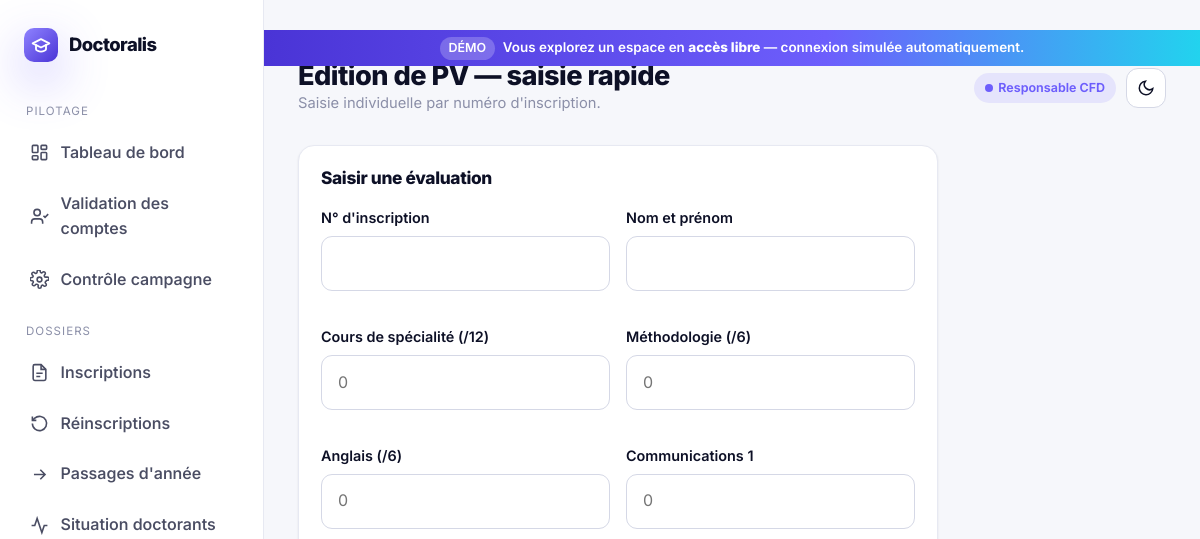
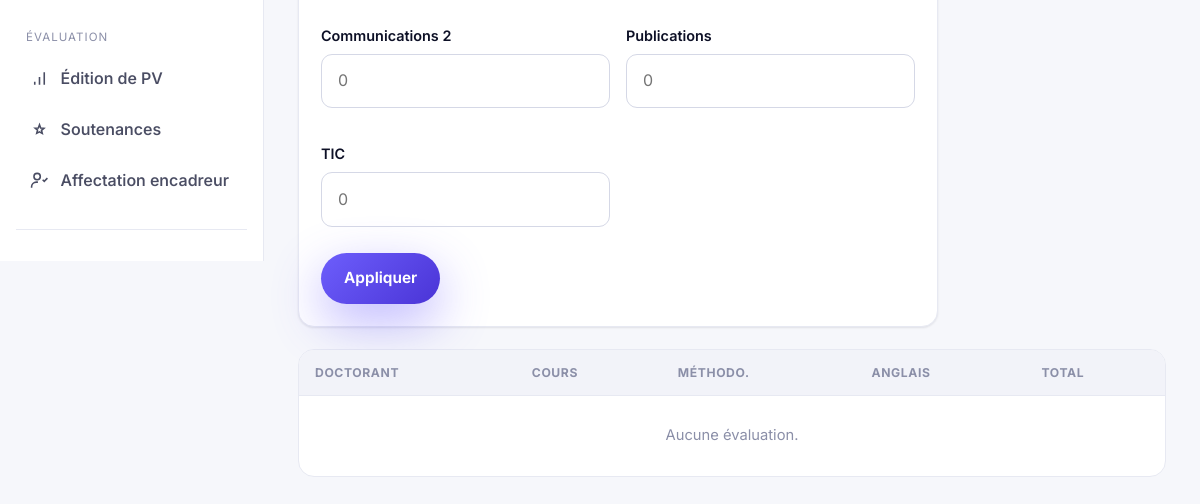
The app's page /cfd/editionPV/, older data (2 pictures, top to bottom).
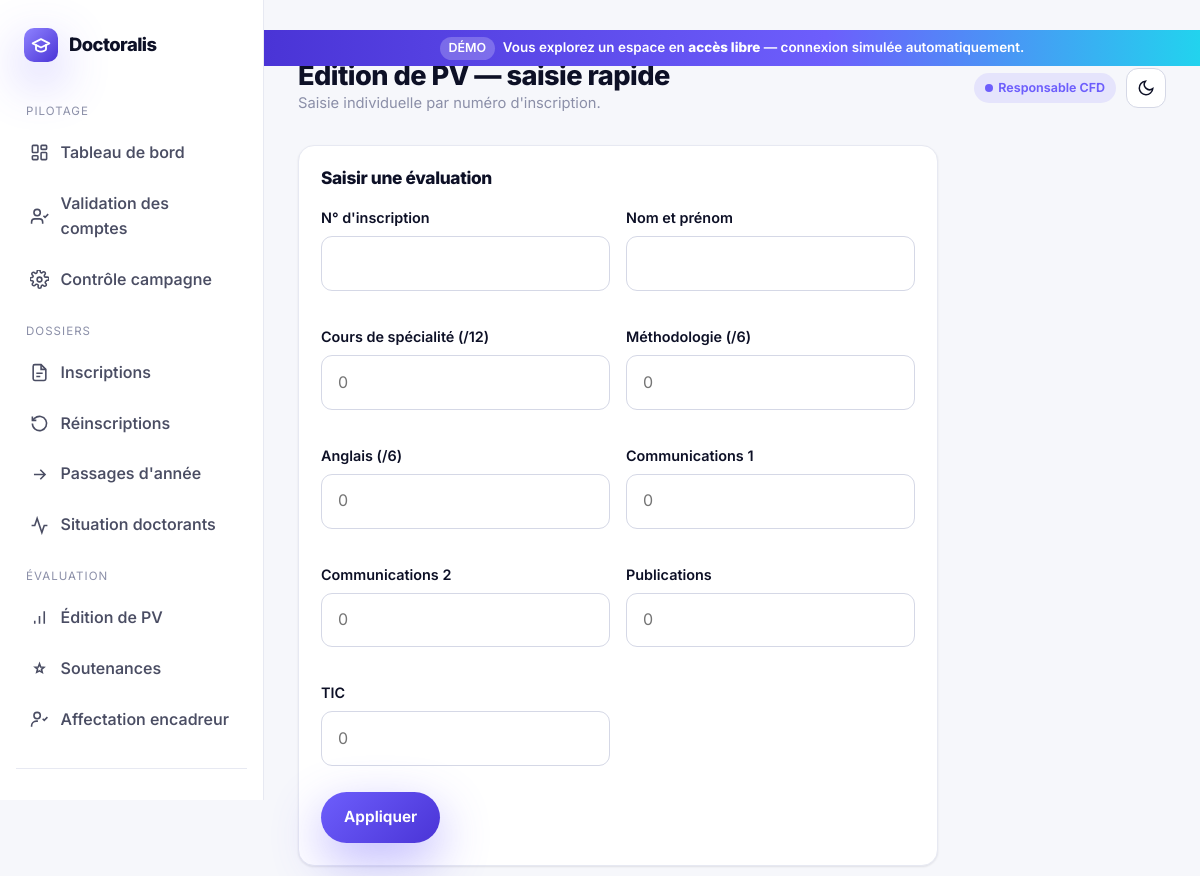
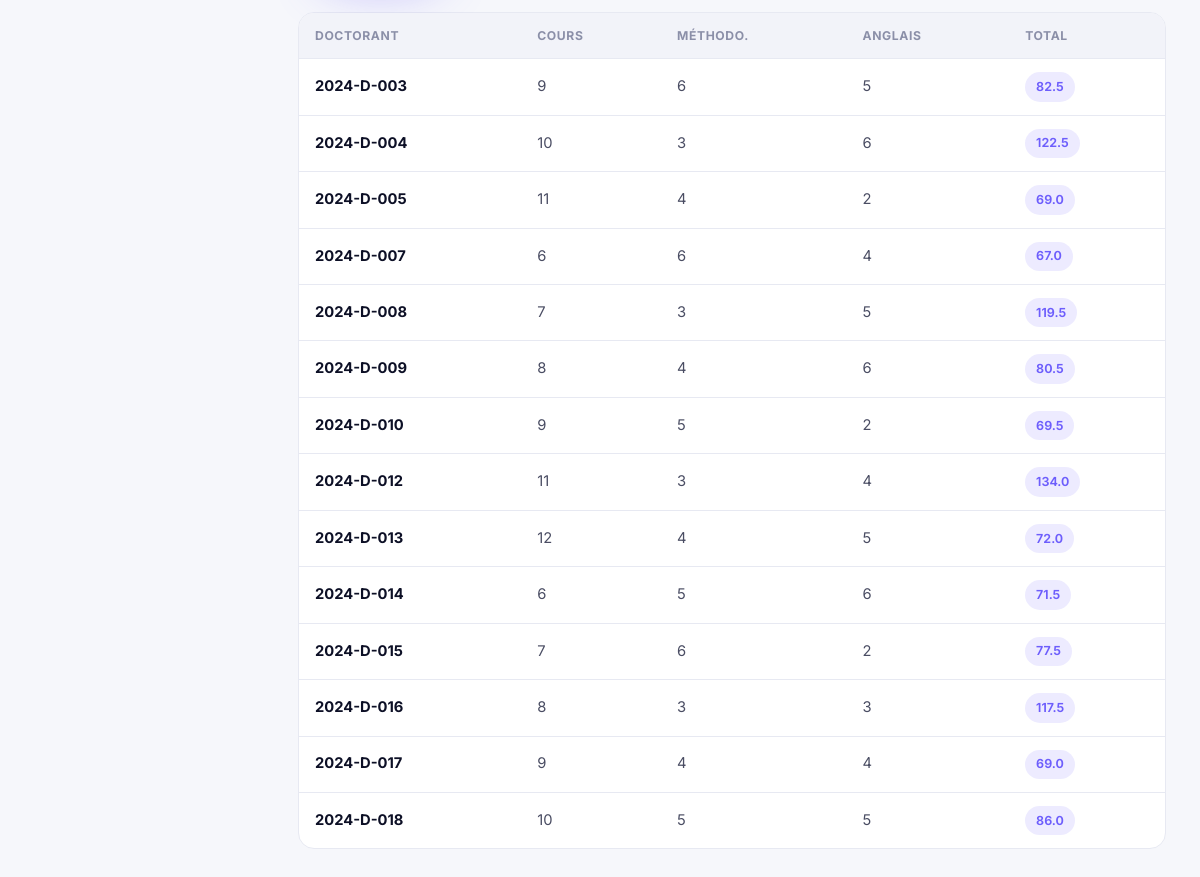
The same page, newer data (2 pictures, top to bottom).
### pages/models.py (models this page shows, shortened)
class edition_pv(models.Model):
    doctorant = models.ForeignKey(Doctorant, on_delete=models.CASCADE, related_name='edition' ,null=True)
    cours_de_spécialité = models.CharField(max_length=50, null=True)
    methodologie = models.CharField(max_length=50, null=True)
    compétences_anglais = models.CharField(max_length=50, null=True)
    communications1 = models.CharField(max_length=50, null=True)
    communications2 = models.CharField(max_length=50, null=True)
    publication1 = models.CharField(max_length=50, null=True)
    publication2 = models.CharField(max_length=50, null=True)
    publication3 = models.CharField(max_length=50, null=True)
    publication4 = models.CharField(max_length=50, null=True)
    publication5 = models.CharField(max_length=50, null=True)
    tic = models.CharField(max_length=50, null=True)
    brevet = models.CharField(max_length=50, null=True)
    total = models.CharField(max_length=50, null=True)

class Doctorant(models.Model):
    user = models.OneToOneField(User, on_delete=models.CASCADE)
    fichier_inscription = models.FileField(upload_to='ficher_inscription/%Y', default=None, null=True)
    validation = models.BooleanField(default=False)
    annee = models.CharField(max_length=100)
    encadreur = models.ForeignKey(Encadreur, on_delete=models.CASCADE, related_name='doctorants' ,null=True)
    def __str__(self):
        return self.user.username

### cfd/views.py (the view, shortened to what this page needs)
# urls.py: path('editionPV/',views.edition_PV,name='editionPV'),
def edition_PV(request):
    entries = edition_pv.objects.all()
    context = {
        'entries': entries
    }
    return render(request, 'admins/editionpv.html', context)

### postgraduation/context_processors.py (called while the page is built)
def demo_mode(request):
    return {'DEMO_MODE': getattr(settings, 'DEMO_MODE', False)}

### postgraduation/demo.py (called while the page is built)
    def __call__(self, request):
        return self.get_response(request)

    def process_view(self, request, view_func, view_args, view_kwargs):
        if not getattr(settings, 'DEMO_MODE', False):
            return None
        match = getattr(request, 'resolver_match', None)
        if match is None:
            return None
        name = match.url_name
        if request.method == 'GET' and name in LOGIN_REDIRECTS:
            return redirect(LOGIN_REDIRECTS[name])
        desired = None
        if name in DOCTORANT_URL_NAMES:
            desired = _demo_doctorant_user()
        elif name in ENCADREUR_URL_NAMES:
            desired = _demo_encadreur_user()
        if desired is None:
            return None
        current = getattr(request, 'user', None)
        if current is None or not current.is_authenticated or current.pk != desired.pk:
            login(request, desired, backend=_DEMO_BACKEND)
        return None

### templates/admins/editionpv.html (shortened to what this page needs)
{% extends 'base_cfd.html' %}
{% block page_title %}Édition de PV — saisie rapide{% endblock %}
{% block page_sub %}Saisie individuelle par numéro d'inscription.{% endblock %}
{% block content %}
<div class="panel" style="margin-bottom:22px;max-width:640px">
  <div class="panel-head"><h3>Saisir une évaluation</h3></div>
  <form method="POST" action="{% url 'editionPV' %}">
    <div style="display:grid;grid-template-columns:1fr 1fr;gap:16px">
      <div class="field"><label>N° d'inscription</label><input type="text" name="numero_inscription" required></div>
      <div class="field"><label>Nom et prénom</label><input type="text" name="nom_prenom"></div>
      <div class="field"><label>Cours de spécialité (/12)</label><input type="number" name="cours_de_specialite" placeholder="0"></div>
      <div class="field"><label>Méthodologie (/6)</label><input type="number" name="methodologie" placeholder="0"></div>
      <div class="field"><label>Anglais (/6)</label><input type="number" name="competences_anglais" placeholder="0"></div>
      <div class="field"><label>Communications 1</label><input type="number" name="communications" placeholder="0"></div>
      <div class="field"><label>Communications 2</label><input type="number" name="communications2" placeholder="0"></div>
      <div class="field"><label>Publications</label><input type="number" name="publications" placeholder="0"></div>
      <div class="field"><label>TIC</label><input type="number" name="tic" placeholder="0"></div>
    </div>
    <button class="btn btn-primary" type="submit" style="margin-top:8px">Appliquer</button>
  </form>
</div>
<div class="table-wrap">
  <table class="data">
    <thead><tr><th>Doctorant</th><th>Cours</th><th>Méthodo.</th><th>Anglais</th><th>Total</th></tr></thead>
    <tbody>
      {% for edition in entries %}
      <tr>
        <td><b>{{ edition.doctorant }}</b></td>
        <td>{{ edition.cours_de_spécialité|default:"—" }}</td>
        <td>{{ edition.methodologie|default:"—" }}</td>
        <td>{{ edition.compétences_anglais|default:"—" }}</td>
        <td><span class="badge badge-brand">{{ edition.total|default:"0" }}</span></td>
      </tr>
      {% empty %}
      <tr><td colspan="5" style="text-align:center;color:var(--muted);padding:28px">Aucune évaluation.</td></tr>
      {% endfor %}
    </tbody>
  </table>
</div>
{% endblock %}

Row changes from the older to the newer data that the page shows:
added edition_pv: doctorant "2024-D-003", cours_de_spécialité "9", methodologie "6", compétences_anglais "5", total "82.5"
added edition_pv: doctorant "2024-D-004", cours_de_spécialité "10", methodologie "3", compétences_anglais "6", total "122.5"
added edition_pv: doctorant "2024-D-005", cours_de_spécialité "11", methodologie "4", compétences_anglais "2", total "69.0"
added edition_pv: doctorant "2024-D-007", cours_de_spécialité "6", methodologie "6", compétences_anglais "4", total "67.0"
added edition_pv: doctorant "2024-D-008", cours_de_spécialité "7", methodologie "3", compétences_anglais "5", total "119.5"
added edition_pv: doctorant "2024-D-009", cours_de_spécialité "8", methodologie "4", compétences_anglais "6", total "80.5"
added edition_pv: doctorant "2024-D-010", cours_de_spécialité "9", methodologie "5", compétences_anglais "2", total "69.5"
added edition_pv: doctorant "2024-D-012", cours_de_spécialité "11", methodologie "3", compétences_anglais "4", total "134.0"
added edition_pv: doctorant "2024-D-013", cours_de_spécialité "12", methodologie "4", compétences_anglais "5", total "72.0"
added edition_pv: doctorant "2024-D-014", cours_de_spécialité "6", methodologie "5", compétences_anglais "6", total "71.5"
added edition_pv: doctorant "2024-D-015", cours_de_spécialité "7", methodologie "6", compétences_anglais "2", total "77.5"
added edition_pv: doctorant "2024-D-016", cours_de_spécialité "8", methodologie "3", compétences_anglais "3", total "117.5"
added edition_pv: doctorant "2024-D-017", cours_de_spécialité "9", methodologie "4", compétences_anglais "4", total "69.0"
added edition_pv: doctorant "2024-D-018", cours_de_spécialité "10", methodologie "5", compétences_anglais "5", total "86.0"
Text that changed along with them:
text no longer shown: "Aucune évaluation."
